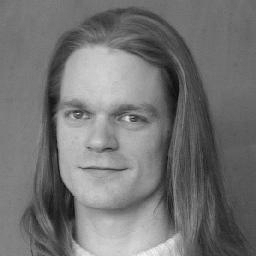
#> input picture Project 2/Task2_2/bauckhage.jpg, 256 x 256 px
$ python task2.2.py   (older library calls are emulated)
#> lines starting #> are read from the running program, lines starting #| are printed output that depends on the picture
import numpy as np
import scipy.misc as msc
import scipy.ndimage as img
import math

# z-value corresponding to 0.01 error
z_value = 2.575

def read_intensity_image(file):
    """
    Reads an image file and flattens the color layers into a single gray-scale layer.
    Parameters
    ----------
    file : str or file object
        The file name or file object to be read.
    Returns
    -------
    f : ndarray
        The 2D array obtained by reading the image and casting to float type.
    """
#> called with file = 'bauckhage.jpg'
    f = msc.imread(file, flatten=True).astype('float')
#> f: shape (256, 256) float64; min 8, max 244, mean 115.4
    return f


def smoothed_edge_detector(im, im_name, padding, w_size):
    """
    Apply gradient operator to a smoothed version of the input image
    Parameters
    ----------
    im: ndarray
        The 2D image array to be filtered
    padding: string
        border padding: "constant", "wrap", "reflect"
    w_size
        window size of the Gaussian Filter
    """
#> called with im_name = 'bauckhage', padding = 'constant', w_size = 7
    sigma = (w_size-1.0) / (2.0*z_value)
    x = np.arange(w_size)
    g = np.exp(-0.5*((x - np.floor(w_size/2.))/sigma)**2)  # 1D gaussian kernel
    g /= g.sum()                                           # normalization
    msc.imsave('gauss1D.png', g.reshape(1, w_size))
    G = np.outer(g, g)                                     # 2D Gaussian Kernel
    G /= G.sum()                                           # Normalization
    msc.imsave('gauss2D.png', G)

    dy, dx = np.gradient(G)     #x,y gradient of the filter
    msc.imsave('smoothed_edge_filter_kernel_Y.png', dy)
    msc.imsave('smoothed_edge_filter_kernel_X.png', dx)

    # calculate smoothed edges
    grad_x = img.convolve(im, dx, mode=padding, cval=0.0)
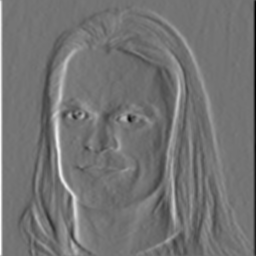
#> grad_x: shape (256, 256) float64; min -34.18, max 40.82, mean -0.1; drawn with min black and max white
    grad_y = img.convolve(im, dy, mode=padding, cval=0.0)
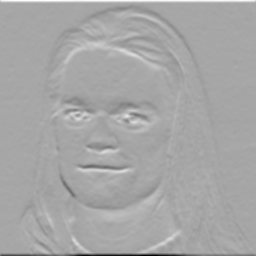
#> grad_y: shape (256, 256) float64; min -72.23, max 38.25, mean 0.1; drawn with min black and max white

    msc.imsave(im_name+'_smoothed_edge_x.png', grad_x)
    msc.imsave(im_name+'_smoothed_edge_y.png', grad_y)

    # image emphasizing edges after smoothing with a Gaussian filter
    grad_xy = np.sqrt(grad_x ** 2 + grad_y ** 2)
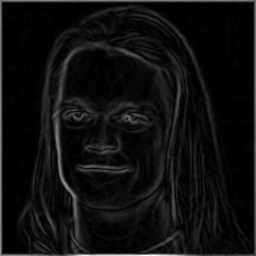
#> grad_xy: shape (256, 256) float64; min 5.72e-16, max 72.23, mean 4.5; drawn with min black and max white
    msc.imsave(im_name+"_smoothed_edge_xy.png", grad_xy)

if __name__ == '__main__':
    image = "bauckhage"
    ff = read_intensity_image(image+".jpg")      # read image in grayscale
    smoothed_edge_detector(ff, image, "constant", 7)      # task2: detected edges after smoothing with a Gauss. kernel

$ run again, with Project 2/Task2_2/clock.jpg copied over Project 2/Task2_2/bauckhage.jpg
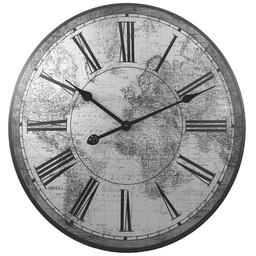
#> input picture Project 2/Task2_2/clock.jpg, 256 x 256 px
#> in smoothed_edge_detector, `grad_y = img.convolve(im, dy, mode=padding, cval=0.0)`:
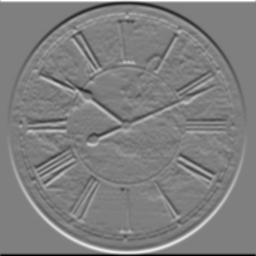
#> grad_y: shape (256, 256) float64; min -79.27, max 79.27, mean 0; drawn with min black and max white
#> in smoothed_edge_detector, `grad_xy = np.sqrt(grad_x ** 2 + grad_y ** 2)`:
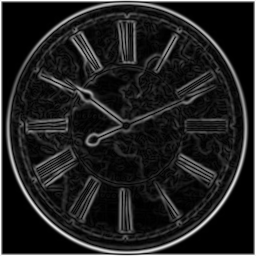
#> grad_xy: shape (256, 256) float64; min 5.64e-15, max 79.27, mean 10.4; drawn with min black and max white
